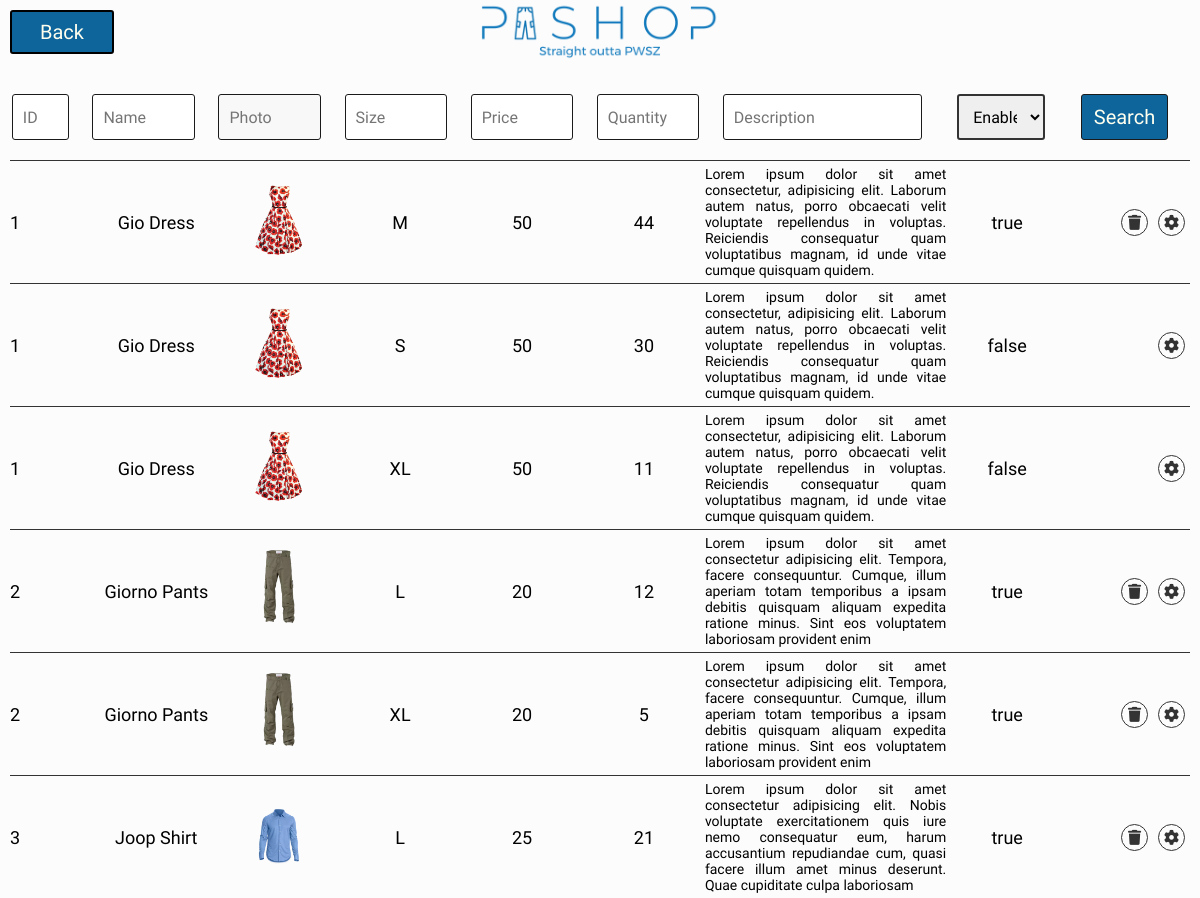
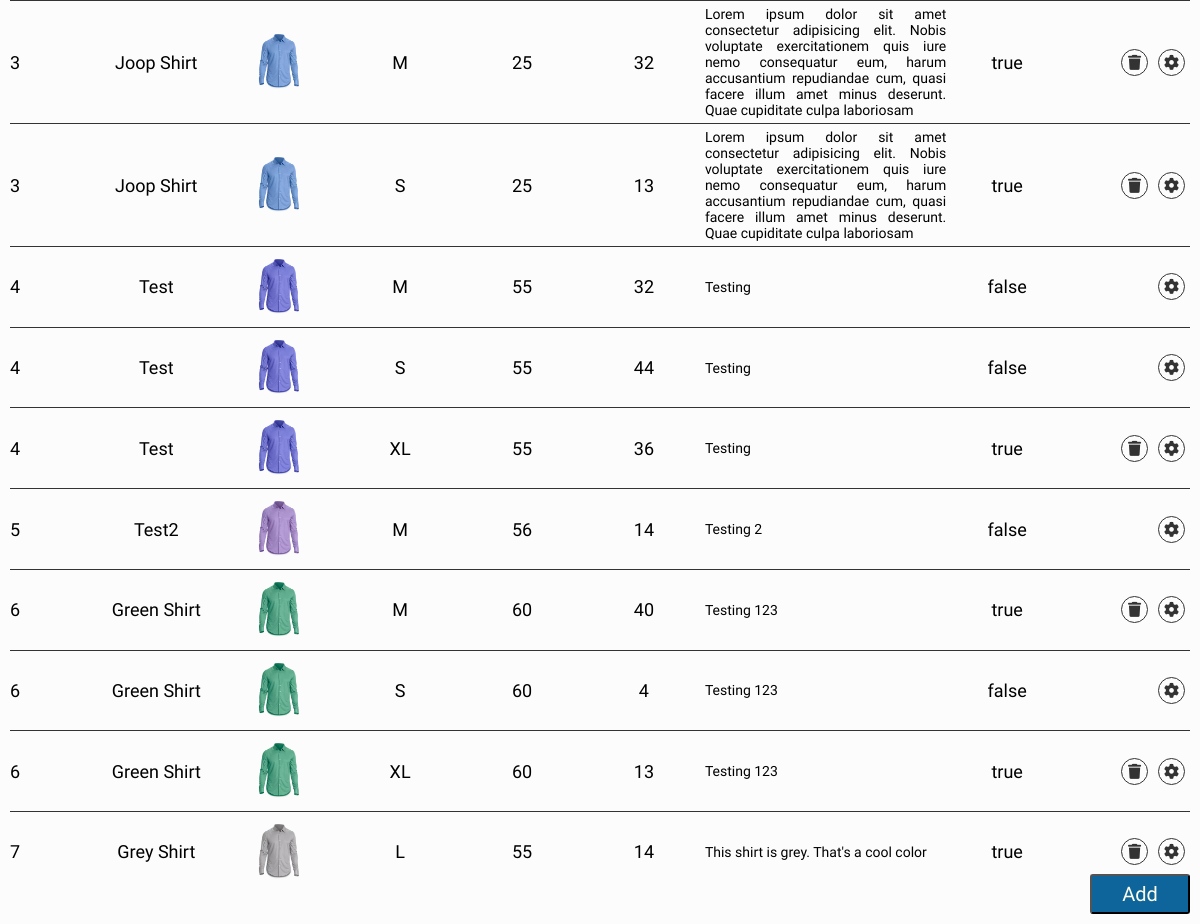
The app's page /Project/_products.php (signed in) with its own data (2 pictures, top to bottom).
### tables this page shows
CREATE TABLE `products` (
  `base_id` int(11) NOT NULL,
  `size` varchar(5) NOT NULL,
  `quantity` int(11) NOT NULL,
  `enabled` tinyint(1) NOT NULL
);

CREATE TABLE `product_base` (
  `id` int(11) NOT NULL,
  `name` varchar(30) NOT NULL,
  `price` int(2) NOT NULL,
  `description` varchar(400) NOT NULL,
  `category` int(1) NOT NULL
);

### Project/_products.php (the view, shortened to what this page needs)
<!DOCTYPE html>
<html lang="en">
<head>
  <link rel="stylesheet" href="css/main.css" />
</head>
<body>
  <div class="container">
    <div class="heading">
      <div class="logo">
        <img src="images/logo.webp" alt="" class="logo-img-small">
      </div>
    </div>
    <a href="_menu.php" class="button inputs-group-btn admin-backBtn">Back</a>
    <form action="_add_products.php">
      <input type="submit" class="inputs-group-btn admin-addBtn" value="Add" style="position:fixed">
    </form>
    <div class="contact" style="grid-column:1/-1">
    <form action="_products.php" method="GET">
      <div class="inputs-group" style="width:calc(100% - 2rem)">
        <input type="number" class="admin-table-input" name="id" placeholder="ID" style="margin: 0 1%;">
        <input type="text" class="admin-table-input" name="name" placeholder="Name" style="margin: 0 1%;">
        <input type="text" class="admin-table-input" name="photo" placeholder="Photo" style="margin: 0 1%;" disabled="disabled" >
        <input type="text" class="admin-table-input" name="size" placeholder="Size" style="margin: 0 1%;">
        <input type="number" class="admin-table-input" name="price" placeholder="Price" style="margin: 0 1%;">
        <input type="text" class="admin-table-input" name="quantity" placeholder="Quantity" style="margin: 0 1%;">
        <input type="text" class="admin-table-input admin-table-productsX2" name="description" placeholder="Description"  style="margin: 0 1%;">
        <select name="enabled" class="select admin-table-input" style="padding:0 1rem;font-size: 1.6rem;margin: 0 2%;">
            <option value="">Enabled</option>
          </select>
        <input type="submit" class="inputs-group-btn" value="Search" style="margin: 0 1%;font-size: 2rem; width:10%;">
      </div>
    </form>
      <table class="admin-table">
      <?php
        $columns = ['id','name','price','quantity','size','description','enabled'];
        $arr = [];
        for($i = 0; $i<count($columns);$i++){
          if(isset($_GET[$columns[$i]]) && $_GET[$columns[$i]] != ""){
              array_push($arr, "%".$_GET[$columns[$i]]."%");
          }
          else{
              array_push($arr,"%");
          }
        }
        $server = "localhost";
        $user = "root";
        $password = "";
        try {
          $conn = new PDO("mysql:host=$server;dbname=pashop",$user, $password);
          $stmt = $conn->prepare('SELECT PRODUCTS.base_id, size, quantity, enabled, name, price, description
            FROM PRODUCTS
            LEFT JOIN PRODUCT_BASE ON PRODUCTS.base_id = PRODUCT_BASE.id
            HAVING PRODUCTS.base_id LIKE ?
              AND name LIKE ?
              AND price LIKE ?
              AND quantity LIKE ?
              AND size LIKE ?
              AND description LIKE ?
              AND enabled LIKE ?');
          $stmt->execute($arr);
          while($row = $stmt->fetch()){
            $enabled = $row['enabled'] == 1 ? 'true' : 'false';
            $disableButton = $enabled == 'true' ? "<a href='#'><i class='fa-solid fa-trash'></i></a>" : "";
            $id = $row['base_id'];
            echo"
              <tr class='admin-table-row'>
                <td class='admin-table-products base_id'>$id</td>
                <td class='admin-table-products name'>".$row['name']."</td>
                <td class='admin-table-products photo'><img src='images/product$id.webp' style='width:5.5rem'></td>
                <td class='admin-table-products size'>".$row['size']."</td>
                <td class='admin-table-products price'>".$row['price']."</td>
                <td class='admin-table-products quantity'>".$row['quantity']."</td>
                <td class='admin-table-productsX2 description'>".$row['description']."</td>
                <td class='admin-table-products enabled-displayed'>$enabled</td>
                <td class='admin-table-products enabled'style='display:none'>".$row['enabled']."</td>
                <td class='admin-table-products'>
                  $disableButton
                  <a href='#'><i class='fa-solid fa-gear'></i></a>
                </td>
              </tr>";
          }
        } catch(PDOException $e) {
          echo "Connection error: " . $e->getMessage();
        }
        ?>
      </table>
    </div>
</body>
</html>

### Project/css/main.css (style rules this page uses)
* { margin: 0; padding: 0; font-family: "Proza Libre", sans-serif; font-weight: 300; }
a { text-decoration: none; color: #333; }
html { font-size: 62.5%; }
.container { display: grid; grid-template-columns: minmax(6rem, 1fr) repeat(8, minmax(min-content, 16rem)) minmax(6rem, 1fr); grid-template-rows: repeat(5, min-content); grid-row-gap: 1.6rem; background-color: #fcfcfc; }
a.button { -webkit-appearance: button; -moz-appearance: button; appearance: button; text-align: center; display: flex; justify-content: center; align-items: center; border: 2px solid black; text-decoration: none; }
.contact .inputs-group { display: flex; justify-content: center; }
.contact .inputs-group input { padding: 1rem; font-size: 1.6rem; margin: 1rem 0.5rem; border: 0.1rem solid #1a1a1a; border-radius: 0.3rem; outline: none; transition: border 0.5s; }
.contact .inputs-group-btn { width: 40%; color: #ffe; background-color: #0E659C; transition: background-color 0.2s; border-radius: 0.3rem; outline: none; }
.admin-backBtn { color: #ffe; background-color: #0E659C; transition: background-color 0.2s; border-radius: 0.3rem; outline: none; position: absolute; top: 1rem; left: 1rem; width: 10rem; height: 4rem; font-size: 2rem; }
.admin-addBtn { color: #ffe; background-color: #0E659C; transition: background-color 0.2s; border-radius: 0.3rem; outline: none; position: absolute; bottom: 1rem; right: 1rem; width: 10rem; height: 4rem; font-size: 2rem; }
.admin-table { display: flex; justify-content: center; align-items: center; margin-top: 2rem; font-size: 1.8rem; }
.admin-table-input:first-child { width: 3.5rem; }
.admin-table-input { width: 10%; margin: 0 1%; }
.admin-table-row { display: flex; justify-content: center; align-items: center; justify-content: space-between; border-top: 1px solid #333; padding: 0.5rem 0; }
.admin-table-products { width: calc(100% / 9); text-align: center; }
.admin-table-productsX2 { width: 22%; font-size: 1.4rem; text-align: justify; }
.admin-table-products:first-child, .admin-table-orders:first-child { text-align: left; width: calc(8rem + 1%); }
.admin-table-orders:last-child, .admin-table-products:last-child, .admin-table-users:last-child { display: flex; justify-content: end; align-items: center; }
.admin-table-orders:last-child a, .admin-table-products:last-child a, .admin-table-users:last-child a { display: flex; justify-content: center; align-items: center; margin: 0 0.5rem; border: 1px solid #333; border-radius: 100%; background-color: transparent; width: 2.5rem; height: 2.5rem; font-size: 1.5rem; }
.logo { grid-column: 1/2; grid-row: 1/2; }
.logo-img-small { width: 24rem; height: 100%; }
.select { border: none; align-items: center; border: 2px solid #333; border-radius: 0.3rem; outline: none; font-size: 2.5rem; cursor: pointer; }
.select option { width: 100%; min-width: 0; }
.heading { grid-column: 1/-1; grid-row: 1/2; text-align: center; }

### records on screen
products: base "1", base.name "Gio Dress", size "M", base.price "50", quantity "44", base.description "Lorem ipsum dolor sit amet consectetur, adipisicing elit. Laborum autem natus, porro obcaecati velit voluptate repellendus in voluptas. Reiciendis consequatur quam voluptatibus magnam, id unde vitae cumque quisquam quidem.", enabled "true"
products: base "1", base.name "Gio Dress", size "S", base.price "50", quantity "30", base.description "Lorem ipsum dolor sit amet consectetur, adipisicing elit. Laborum autem natus, porro obcaecati velit voluptate repellendus in voluptas. Reiciendis consequatur quam voluptatibus magnam, id unde vitae cumque quisquam quidem.", enabled "false"
products: base "1", base.name "Gio Dress", size "XL", base.price "50", quantity "11", base.description "Lorem ipsum dolor sit amet consectetur, adipisicing elit. Laborum autem natus, porro obcaecati velit voluptate repellendus in voluptas. Reiciendis consequatur quam voluptatibus magnam, id unde vitae cumque quisquam quidem.", enabled "false"
products: base "2", base.name "Giorno Pants", size "L", base.price "20", quantity "12", base.description "Lorem ipsum dolor sit amet consectetur adipisicing elit. Tempora, facere consequuntur. Cumque, illum aperiam totam temporibus a ipsam debitis quisquam aliquam expedita ratione minus. Sint eos voluptatem laboriosam provident enim", enabled "true"
products: base "2", base.name "Giorno Pants", size "XL", base.price "20", quantity "5", base.description "Lorem ipsum dolor sit amet consectetur adipisicing elit. Tempora, facere consequuntur. Cumque, illum aperiam totam temporibus a ipsam debitis quisquam aliquam expedita ratione minus. Sint eos voluptatem laboriosam provident enim", enabled "true"
products: base "3", base.name "Joop Shirt", size "L", base.price "25", quantity "21", base.description "Lorem ipsum dolor sit amet consectetur adipisicing elit. Nobis voluptate exercitationem quis iure nemo consequatur eum, harum accusantium repudiandae cum, quasi facere illum amet minus deserunt. Quae cupiditate culpa laboriosam", enabled "true"
products: base "3", base.name "Joop Shirt", size "M", base.price "25", quantity "32", base.description "Lorem ipsum dolor sit amet consectetur adipisicing elit. Nobis voluptate exercitationem quis iure nemo consequatur eum, harum accusantium repudiandae cum, quasi facere illum amet minus deserunt. Quae cupiditate culpa laboriosam", enabled "true"
products: base "3", base.name "Joop Shirt", size "S", base.price "25", quantity "13", base.description "Lorem ipsum dolor sit amet consectetur adipisicing elit. Nobis voluptate exercitationem quis iure nemo consequatur eum, harum accusantium repudiandae cum, quasi facere illum amet minus deserunt. Quae cupiditate culpa laboriosam", enabled "true"
products: base "4", base.name "Test", size "M", base.price "55", quantity "32", base.description "Testing", enabled "false"
products: base "4", base.name "Test", size "S", base.price "55", quantity "44", base.description "Testing", enabled "false"
products: base "4", base.name "Test", size "XL", base.price "55", quantity "36", base.description "Testing", enabled "true"
products: base "5", base.name "Test2", shows a picture, size "M", base.price "56", quantity "14", base.description "Testing 2", enabled "false"
products: base "6", base.name "Green Shirt", size "M", base.price "60", quantity "40", base.description "Testing 123", enabled "true"
products: base "6", base.name "Green Shirt", size "S", base.price "60", quantity "4", base.description "Testing 123", enabled "false"
products: base "6", base.name "Green Shirt", size "XL", base.price "60", quantity "13", base.description "Testing 123", enabled "true"
products: base "7", base.name "Grey Shirt", shows a picture, size "L", base.price "55", quantity "14", base.description "This shirt is grey. That's a cool color", enabled "true"
